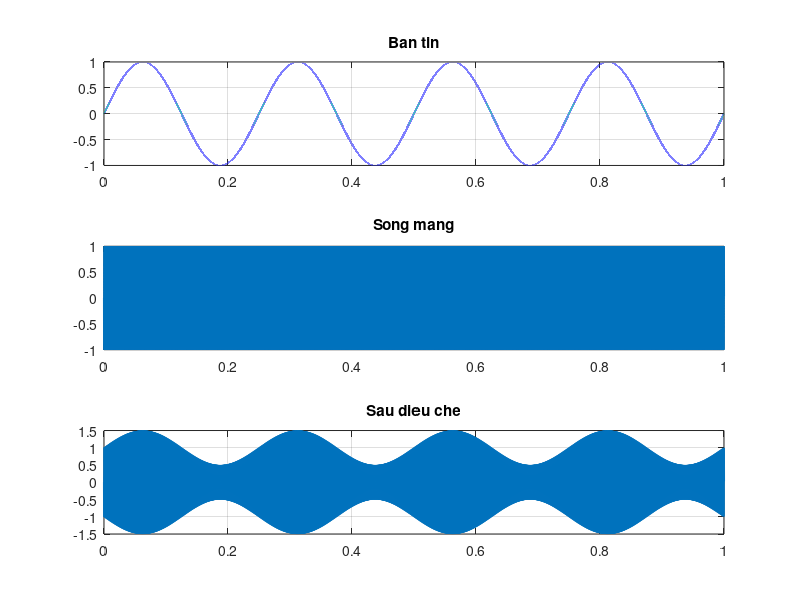

Recreate this plot in MATLAB.
clc;
clear;

fs = 240000;
ts = 1/fs;
F = 10;
T = 1/F;
t = 0:ts:10*T-ts;
x = sin(8*pi*t);

%a
f = 1200;
a = 1;
phic = pi/2;
m = 0.5;
 
Am = max(abs(x)); %ép chỉ trong phạm vi (-1, 1)
x_norm = x/Am;

xc = a*cos(2*pi*f*t + phic);
y = (1 + m*x_norm) .* xc;

%b
figure;
subplot(3,1,1);
plot(t, x, 'LineWidth',1.5);
grid on;
title('Ban tin');

subplot(3,1,2);
plot(t, xc, 'LineWidth', 1.5);
grid on;
title('Song mang');
xlim([0 10*T]);

subplot(3,1,3);
plot(t, y, 'LineWidth', 1.5);
grid on;
title('Sau dieu che');
